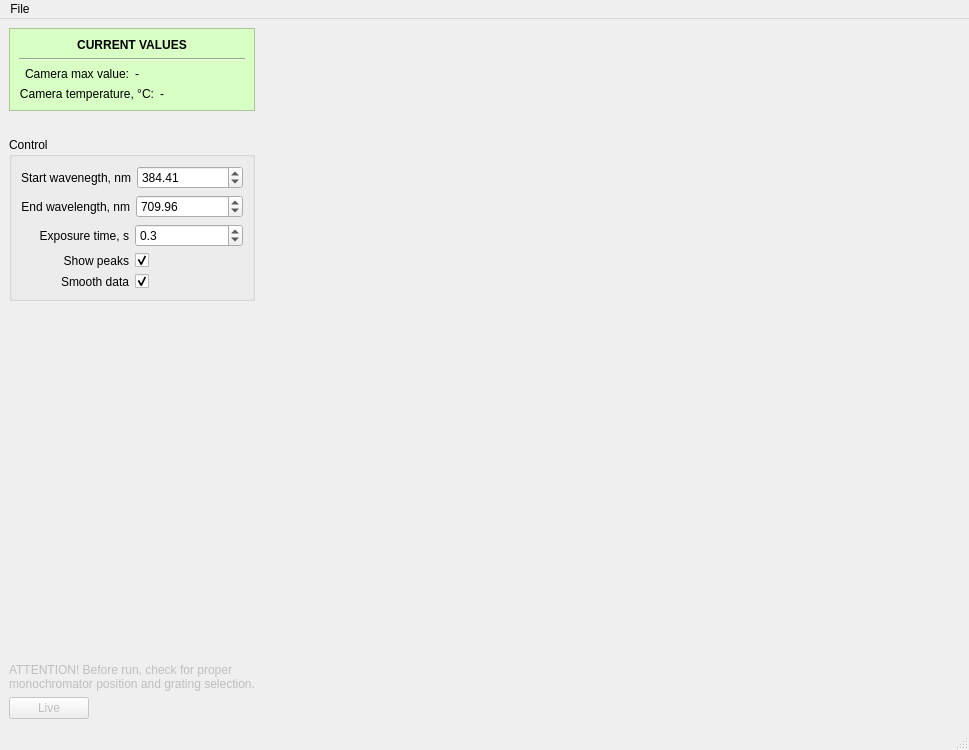
<?xml version="1.0" encoding="UTF-8"?>
<ui version="4.0">
 <class>MainWindow</class>
 <widget class="QMainWindow" name="MainWindow">
  <property name="geometry">
   <rect>
    <x>0</x>
    <y>0</y>
    <width>969</width>
    <height>750</height>
   </rect>
  </property>
  <property name="windowTitle">
   <string>MainWindow</string>
  </property>
  <widget class="QWidget" name="centralwidget">
   <layout class="QHBoxLayout" name="horizontalLayout_10" stretch="1,4">
    <item>
     <layout class="QVBoxLayout" name="verticalLayout_3">
      <item>
       <widget class="QFrame" name="frame">
        <property name="styleSheet">
         <string notr="true">background-color: rgb(216, 255, 196);</string>
        </property>
        <property name="frameShape">
         <enum>QFrame::StyledPanel</enum>
        </property>
        <property name="frameShadow">
         <enum>QFrame::Raised</enum>
        </property>
        <layout class="QVBoxLayout" name="verticalLayout_2">
         <item>
          <widget class="QLabel" name="label_9">
           <property name="font">
            <font>
             <weight>75</weight>
             <bold>true</bold>
            </font>
           </property>
           <property name="text">
            <string>CURRENT VALUES</string>
           </property>
           <property name="alignment">
            <set>Qt::AlignCenter</set>
           </property>
          </widget>
         </item>
         <item>
          <widget class="Line" name="line">
           <property name="orientation">
            <enum>Qt::Horizontal</enum>
           </property>
          </widget>
         </item>
         <item>
          <layout class="QHBoxLayout" name="horizontalLayout_6">
           <item>
            <widget class="QLabel" name="label_5">
             <property name="text">
              <string>Camera max value:</string>
             </property>
             <property name="alignment">
              <set>Qt::AlignRight|Qt::AlignTrailing|Qt::AlignVCenter</set>
             </property>
            </widget>
           </item>
           <item>
            <widget class="QLabel" name="cam_max_value_lab">
             <property name="text">
              <string>-</string>
             </property>
            </widget>
           </item>
          </layout>
         </item>
         <item>
          <layout class="QHBoxLayout" name="horizontalLayout_7">
           <item>
            <widget class="QLabel" name="label_6">
             <property name="text">
              <string>Camera temperature, °C:</string>
             </property>
             <property name="alignment">
              <set>Qt::AlignRight|Qt::AlignTrailing|Qt::AlignVCenter</set>
             </property>
            </widget>
           </item>
           <item>
            <widget class="QLabel" name="cam_temp_value">
             <property name="text">
              <string>-</string>
             </property>
            </widget>
           </item>
          </layout>
         </item>
        </layout>
       </widget>
      </item>
      <item>
       <spacer name="verticalSpacer_2">
        <property name="orientation">
         <enum>Qt::Vertical</enum>
        </property>
        <property name="sizeType">
         <enum>QSizePolicy::Fixed</enum>
        </property>
        <property name="sizeHint" stdset="0">
         <size>
          <width>20</width>
          <height>20</height>
         </size>
        </property>
       </spacer>
      </item>
      <item>
       <widget class="QGroupBox" name="groupBox">
        <property name="title">
         <string>Control</string>
        </property>
        <layout class="QVBoxLayout" name="verticalLayout">
         <item>
          <layout class="QHBoxLayout" name="horizontalLayout_2">
           <item>
            <widget class="QLabel" name="label">
             <property name="text">
              <string>Start wavenegth, nm</string>
             </property>
             <property name="alignment">
              <set>Qt::AlignRight|Qt::AlignTrailing|Qt::AlignVCenter</set>
             </property>
            </widget>
           </item>
           <item>
            <widget class="QDoubleSpinBox" name="start_wavelen_spBox">
             <property name="minimumSize">
              <size>
               <width>100</width>
               <height>0</height>
              </size>
             </property>
             <property name="maximum">
              <double>1000.000000000000000</double>
             </property>
             <property name="value">
              <double>384.410000000000025</double>
             </property>
            </widget>
           </item>
          </layout>
         </item>
         <item>
          <layout class="QHBoxLayout" name="horizontalLayout_3">
           <item>
            <widget class="QLabel" name="label_2">
             <property name="text">
              <string>End wavelength, nm</string>
             </property>
             <property name="alignment">
              <set>Qt::AlignRight|Qt::AlignTrailing|Qt::AlignVCenter</set>
             </property>
            </widget>
           </item>
           <item>
            <widget class="QDoubleSpinBox" name="end_wavelen_spBox">
             <property name="minimumSize">
              <size>
               <width>100</width>
               <height>0</height>
              </size>
             </property>
             <property name="maximum">
              <double>1000.000000000000000</double>
             </property>
             <property name="value">
              <double>709.960000000000036</double>
             </property>
            </widget>
           </item>
          </layout>
         </item>
         <item>
          <layout class="QHBoxLayout" name="horizontalLayout_4">
           <item>
            <widget class="QLabel" name="label_3">
             <property name="text">
              <string>Exposure time, s</string>
             </property>
             <property name="alignment">
              <set>Qt::AlignRight|Qt::AlignTrailing|Qt::AlignVCenter</set>
             </property>
            </widget>
           </item>
           <item>
            <widget class="QDoubleSpinBox" name="exposure_time_spBox">
             <property name="minimumSize">
              <size>
               <width>100</width>
               <height>0</height>
              </size>
             </property>
             <property name="decimals">
              <number>1</number>
             </property>
             <property name="minimum">
              <double>0.100000000000000</double>
             </property>
             <property name="singleStep">
              <double>0.100000000000000</double>
             </property>
             <property name="value">
              <double>0.300000000000000</double>
             </property>
            </widget>
           </item>
          </layout>
         </item>
         <item>
          <layout class="QHBoxLayout" name="horizontalLayout_8">
           <item>
            <widget class="QLabel" name="label_7">
             <property name="text">
              <string>Show peaks</string>
             </property>
             <property name="alignment">
              <set>Qt::AlignRight|Qt::AlignTrailing|Qt::AlignVCenter</set>
             </property>
            </widget>
           </item>
           <item>
            <widget class="QCheckBox" name="show_peaks_chBox">
             <property name="layoutDirection">
              <enum>Qt::LeftToRight</enum>
             </property>
             <property name="text">
              <string/>
             </property>
             <property name="checked">
              <bool>true</bool>
             </property>
            </widget>
           </item>
          </layout>
         </item>
         <item>
          <layout class="QHBoxLayout" name="horizontalLayout_9">
           <item>
            <widget class="QLabel" name="label_10">
             <property name="text">
              <string>Smooth data</string>
             </property>
             <property name="alignment">
              <set>Qt::AlignRight|Qt::AlignTrailing|Qt::AlignVCenter</set>
             </property>
            </widget>
           </item>
           <item>
            <widget class="QCheckBox" name="smooth_data_chBox">
             <property name="layoutDirection">
              <enum>Qt::LeftToRight</enum>
             </property>
             <property name="text">
              <string/>
             </property>
             <property name="checked">
              <bool>true</bool>
             </property>
            </widget>
           </item>
          </layout>
         </item>
        </layout>
       </widget>
      </item>
      <item>
       <spacer name="verticalSpacer">
        <property name="orientation">
         <enum>Qt::Vertical</enum>
        </property>
        <property name="sizeHint" stdset="0">
         <size>
          <width>20</width>
          <height>40</height>
         </size>
        </property>
       </spacer>
      </item>
      <item>
       <widget class="QLabel" name="label_8">
        <property name="enabled">
         <bool>false</bool>
        </property>
        <property name="text">
         <string>ATTENTION! Before run, check for proper
monochromator position and grating selection.</string>
        </property>
       </widget>
      </item>
      <item>
       <layout class="QHBoxLayout" name="horizontalLayout">
        <item>
         <widget class="QPushButton" name="live_but">
          <property name="enabled">
           <bool>false</bool>
          </property>
          <property name="text">
           <string>Live</string>
          </property>
         </widget>
        </item>
        <item>
         <spacer name="horizontalSpacer">
          <property name="orientation">
           <enum>Qt::Horizontal</enum>
          </property>
          <property name="sizeHint" stdset="0">
           <size>
            <width>40</width>
            <height>20</height>
           </size>
          </property>
         </spacer>
        </item>
        <item>
         <widget class="QLabel" name="elapsed_timer_lab">
          <property name="font">
           <font>
            <pointsize>10</pointsize>
           </font>
          </property>
          <property name="styleSheet">
           <string notr="true">color: rgb(255, 0, 0);</string>
          </property>
          <property name="text">
           <string/>
          </property>
         </widget>
        </item>
       </layout>
      </item>
     </layout>
    </item>
    <item>
     <layout class="QVBoxLayout" name="plot_layout"/>
    </item>
   </layout>
  </widget>
  <widget class="QMenuBar" name="menubar">
   <property name="geometry">
    <rect>
     <x>0</x>
     <y>0</y>
     <width>969</width>
     <height>21</height>
    </rect>
   </property>
   <widget class="QMenu" name="menuFile">
    <property name="title">
     <string>File</string>
    </property>
    <addaction name="save_data_action"/>
   </widget>
   <addaction name="menuFile"/>
  </widget>
  <widget class="QStatusBar" name="statusbar"/>
  <action name="save_data_action">
   <property name="text">
    <string>Save data</string>
   </property>
  </action>
 </widget>
 <resources/>
 <connections/>
</ui>
